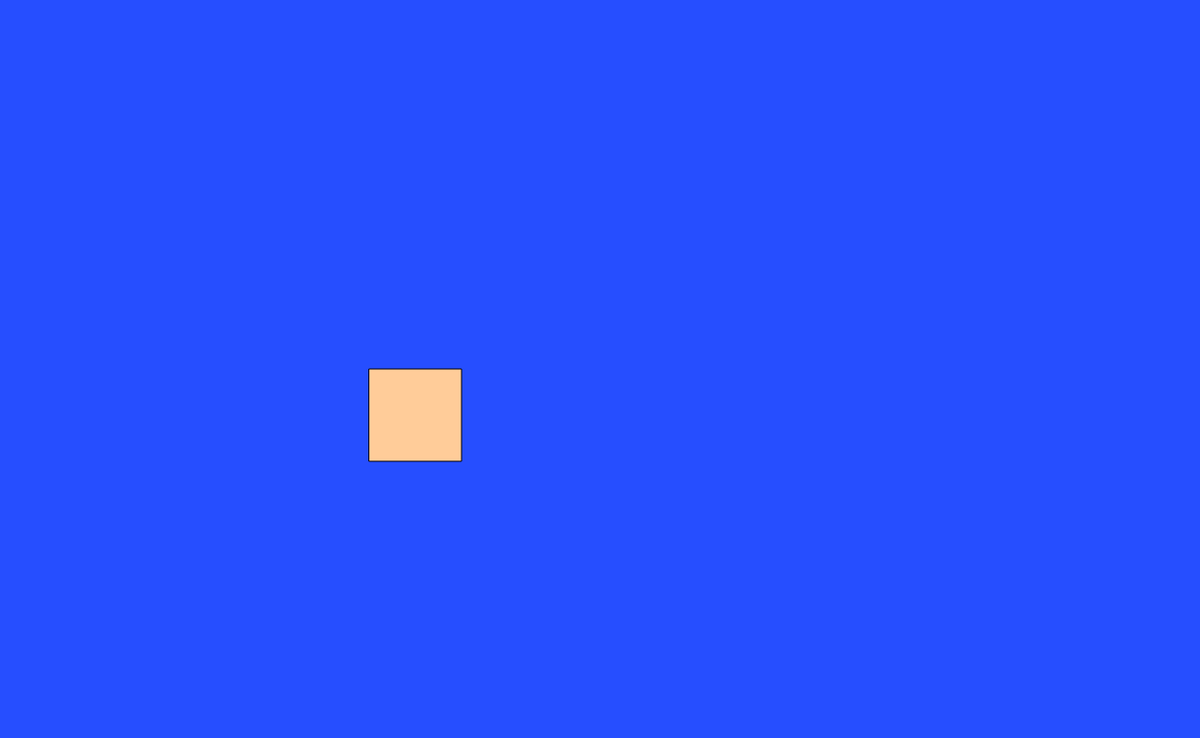
Frame 1 (no input)
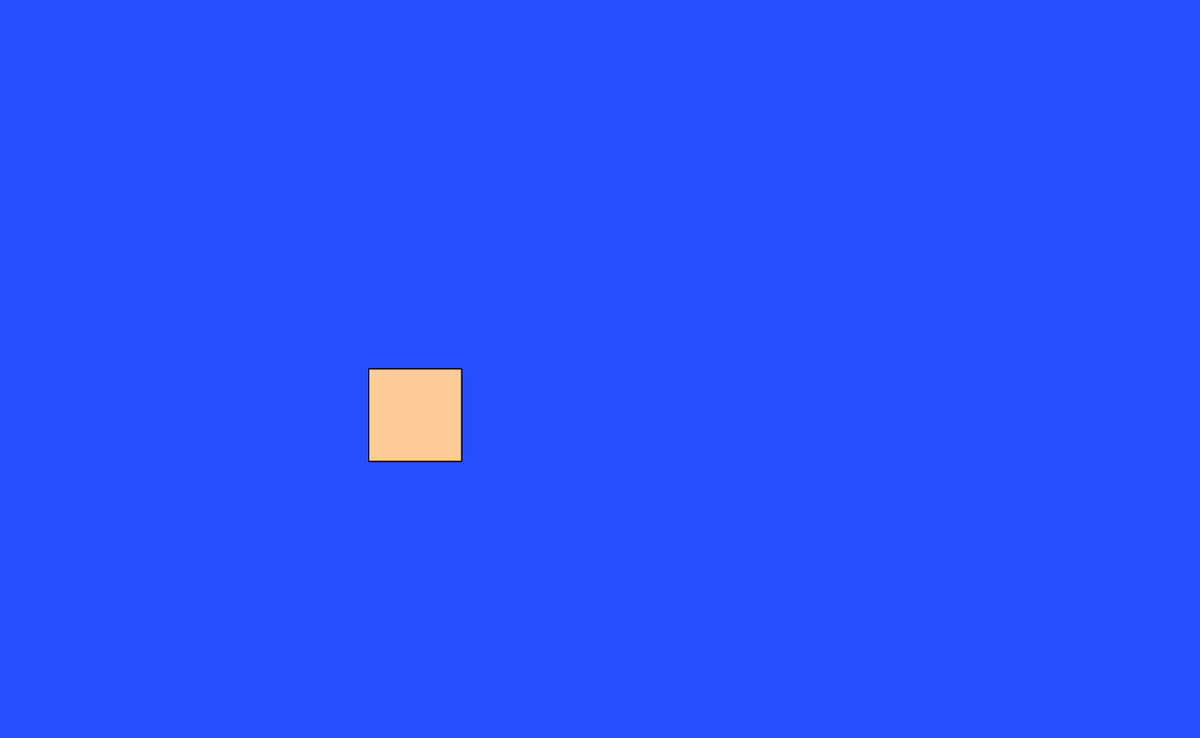
Frame 60 (no input)
Frame 120 (the mouse pressed at the canvas centre since frame 60): identical to frame 60, image omitted

The p5.js sketch that drew these frames (run headless with seeded random() and noise() and a simulated clock; from frame 60 on, the mouse is pressed at the canvas centre):

// p5.js sketch
// ── sketch.js
function setup() {
  createCanvas(1300, 800);
  background(38, 78, 333);
  fill(255, 204, 153);
}

function draw() {
  rotate(mouseX/80);
  rect(400, 400, 100, 100);
}
